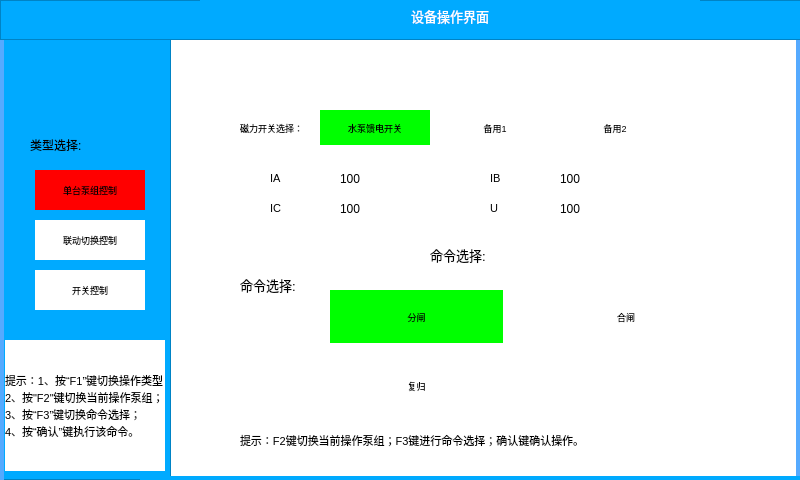
<?xml version="1.0" encoding="UTF-8"?>
<ui version="4.0">
 <class>Control</class>
 <widget class="QWidget" name="Control">
  <property name="geometry">
   <rect>
    <x>0</x>
    <y>0</y>
    <width>800</width>
    <height>480</height>
   </rect>
  </property>
  <property name="font">
   <font>
    <pointsize>8</pointsize>
   </font>
  </property>
  <property name="windowTitle">
   <string>Form</string>
  </property>
  <property name="styleSheet">
   <string notr="true">background-color: rgb(255, 255, 255);</string>
  </property>
  <widget class="QLabel" name="label_14">
   <property name="geometry">
    <rect>
     <x>5</x>
     <y>340</y>
     <width>160</width>
     <height>131</height>
    </rect>
   </property>
   <property name="font">
    <font>
     <pointsize>8</pointsize>
    </font>
   </property>
   <property name="styleSheet">
    <string notr="true"/>
   </property>
   <property name="text">
    <string>提示：1、按“F1”键切换操作类型；
2、按&quot;F2&quot;键切换当前操作泵组；
3、按“F3”键切换命令选择；
4、按“确认”键执行该命令。</string>
   </property>
  </widget>
  <widget class="QLabel" name="label_10">
   <property name="geometry">
    <rect>
     <x>796</x>
     <y>40</y>
     <width>4</width>
     <height>440</height>
    </rect>
   </property>
   <property name="styleSheet">
    <string notr="true">background-color: rgb(85, 170, 255);</string>
   </property>
   <property name="text">
    <string/>
   </property>
  </widget>
  <widget class="QWidget" name="widget_2" native="true">
   <property name="geometry">
    <rect>
     <x>180</x>
     <y>110</y>
     <width>580</width>
     <height>310</height>
    </rect>
   </property>
   <widget class="QLabel" name="label_One_switch_Tow">
    <property name="geometry">
     <rect>
      <x>230</x>
      <y>60</y>
      <width>173</width>
      <height>53</height>
     </rect>
    </property>
    <property name="font">
     <font>
      <pointsize>7</pointsize>
     </font>
    </property>
    <property name="styleSheet">
     <string notr="true">background-color: rgb(0, 255, 0);</string>
    </property>
    <property name="text">
     <string>1#&lt;-切换-&gt;2#</string>
    </property>
    <property name="alignment">
     <set>Qt::AlignCenter</set>
    </property>
   </widget>
   <widget class="QLabel" name="label_One_switch_Three">
    <property name="geometry">
     <rect>
      <x>230</x>
      <y>130</y>
      <width>173</width>
      <height>53</height>
     </rect>
    </property>
    <property name="font">
     <font>
      <pointsize>7</pointsize>
     </font>
    </property>
    <property name="styleSheet">
     <string notr="true">background-color: rgb(255, 255, 255);</string>
    </property>
    <property name="text">
     <string>3#&lt;-切换-&gt;4#</string>
    </property>
    <property name="alignment">
     <set>Qt::AlignCenter</set>
    </property>
   </widget>
   <widget class="QLabel" name="label_11">
    <property name="geometry">
     <rect>
      <x>20</x>
      <y>20</y>
      <width>101</width>
      <height>17</height>
     </rect>
    </property>
    <property name="font">
     <font>
      <pointsize>10</pointsize>
     </font>
    </property>
    <property name="text">
     <string>泵组切换选择：</string>
    </property>
   </widget>
   <widget class="QLabel" name="label_12">
    <property name="geometry">
     <rect>
      <x>10</x>
      <y>280</y>
      <width>461</width>
      <height>21</height>
     </rect>
    </property>
    <property name="font">
     <font>
      <pointsize>8</pointsize>
     </font>
    </property>
    <property name="styleSheet">
     <string notr="true"/>
    </property>
    <property name="text">
     <string>提示：F2键进行泵组切换选择;确认键确认操作。</string>
    </property>
   </widget>
   <widget class="QLabel" name="label_15">
    <property name="geometry">
     <rect>
      <x>70</x>
      <y>80</y>
      <width>141</width>
      <height>20</height>
     </rect>
    </property>
    <property name="font">
     <font>
      <pointsize>9</pointsize>
     </font>
    </property>
    <property name="text">
     <string>负压泵组1/2一键切换:</string>
    </property>
   </widget>
   <widget class="QLabel" name="label_16">
    <property name="geometry">
     <rect>
      <x>70</x>
      <y>150</y>
      <width>141</width>
      <height>20</height>
     </rect>
    </property>
    <property name="font">
     <font>
      <pointsize>9</pointsize>
     </font>
    </property>
    <property name="text">
     <string>负压泵组3/4一键切换:</string>
    </property>
   </widget>
  </widget>
  <widget class="QFrame" name="frame_2">
   <property name="geometry">
    <rect>
     <x>0</x>
     <y>0</y>
     <width>171</width>
     <height>480</height>
    </rect>
   </property>
   <property name="styleSheet">
    <string notr="true">background-color: rgb(0, 170, 255);
</string>
   </property>
   <property name="frameShape">
    <enum>QFrame::StyledPanel</enum>
   </property>
   <property name="frameShadow">
    <enum>QFrame::Raised</enum>
   </property>
   <property name="lineWidth">
    <number>1</number>
   </property>
   <widget class="QLabel" name="label_pumpopera">
    <property name="geometry">
     <rect>
      <x>35</x>
      <y>170</y>
      <width>110</width>
      <height>40</height>
     </rect>
    </property>
    <property name="font">
     <font>
      <pointsize>7</pointsize>
     </font>
    </property>
    <property name="styleSheet">
     <string notr="true">background-color: rgb(255,0, 0);</string>
    </property>
    <property name="text">
     <string>单台泵组控制</string>
    </property>
    <property name="alignment">
     <set>Qt::AlignCenter</set>
    </property>
   </widget>
   <widget class="QLabel" name="label_Jointopera">
    <property name="geometry">
     <rect>
      <x>35</x>
      <y>220</y>
      <width>110</width>
      <height>40</height>
     </rect>
    </property>
    <property name="font">
     <font>
      <pointsize>7</pointsize>
     </font>
    </property>
    <property name="styleSheet">
     <string notr="true">background-color: rgb(255, 255, 255);</string>
    </property>
    <property name="text">
     <string>联动切换控制</string>
    </property>
    <property name="alignment">
     <set>Qt::AlignCenter</set>
    </property>
   </widget>
   <widget class="QLabel" name="label_3">
    <property name="geometry">
     <rect>
      <x>30</x>
      <y>130</y>
      <width>70</width>
      <height>30</height>
     </rect>
    </property>
    <property name="font">
     <font>
      <pointsize>9</pointsize>
     </font>
    </property>
    <property name="text">
     <string>类型选择:</string>
    </property>
   </widget>
   <widget class="QLabel" name="label_feedopera">
    <property name="geometry">
     <rect>
      <x>35</x>
      <y>270</y>
      <width>110</width>
      <height>40</height>
     </rect>
    </property>
    <property name="font">
     <font>
      <pointsize>7</pointsize>
     </font>
    </property>
    <property name="styleSheet">
     <string notr="true">background-color: rgb(255, 255, 255);</string>
    </property>
    <property name="text">
     <string>开关控制</string>
    </property>
    <property name="alignment">
     <set>Qt::AlignCenter</set>
    </property>
   </widget>
  </widget>
  <widget class="QFrame" name="frame">
   <property name="geometry">
    <rect>
     <x>0</x>
     <y>0</y>
     <width>801</width>
     <height>40</height>
    </rect>
   </property>
   <property name="styleSheet">
    <string notr="true">background-color: rgb(0, 170, 255);
</string>
   </property>
   <property name="frameShape">
    <enum>QFrame::StyledPanel</enum>
   </property>
   <property name="frameShadow">
    <enum>QFrame::Raised</enum>
   </property>
   <property name="lineWidth">
    <number>1</number>
   </property>
   <widget class="QLabel" name="label_7">
    <property name="geometry">
     <rect>
      <x>200</x>
      <y>0</y>
      <width>500</width>
      <height>31</height>
     </rect>
    </property>
    <property name="font">
     <font>
      <pointsize>10</pointsize>
     </font>
    </property>
    <property name="styleSheet">
     <string notr="true">color: rgb(255, 255, 255);</string>
    </property>
    <property name="text">
     <string>设备操作界面</string>
    </property>
    <property name="alignment">
     <set>Qt::AlignCenter</set>
    </property>
   </widget>
  </widget>
  <widget class="QLabel" name="label_8">
   <property name="geometry">
    <rect>
     <x>0</x>
     <y>40</y>
     <width>4</width>
     <height>440</height>
    </rect>
   </property>
   <property name="styleSheet">
    <string notr="true">background-color: rgb(85, 170, 255);</string>
   </property>
   <property name="text">
    <string/>
   </property>
  </widget>
  <widget class="QLabel" name="label_13">
   <property name="geometry">
    <rect>
     <x>140</x>
     <y>476</y>
     <width>664</width>
     <height>4</height>
    </rect>
   </property>
   <property name="styleSheet">
    <string notr="true">background-color: rgb(0, 170, 255);</string>
   </property>
   <property name="text">
    <string/>
   </property>
  </widget>
  <widget class="QWidget" name="widget" native="true">
   <property name="geometry">
    <rect>
     <x>200</x>
     <y>50</y>
     <width>580</width>
     <height>410</height>
    </rect>
   </property>
   <widget class="QLabel" name="label_CarshStop">
    <property name="geometry">
     <rect>
      <x>310</x>
      <y>170</y>
      <width>172</width>
      <height>52</height>
     </rect>
    </property>
    <property name="font">
     <font>
      <pointsize>7</pointsize>
     </font>
    </property>
    <property name="styleSheet">
     <string notr="true">background-color: rgb(255, 255, 255);</string>
    </property>
    <property name="text">
     <string>急停</string>
    </property>
    <property name="alignment">
     <set>Qt::AlignCenter</set>
    </property>
   </widget>
   <widget class="QLabel" name="label_OneKeyClose">
    <property name="geometry">
     <rect>
      <x>310</x>
      <y>100</y>
      <width>172</width>
      <height>53</height>
     </rect>
    </property>
    <property name="font">
     <font>
      <pointsize>7</pointsize>
     </font>
    </property>
    <property name="styleSheet">
     <string notr="true">background-color: rgb(255, 255, 255);</string>
    </property>
    <property name="text">
     <string>一键关闭</string>
    </property>
    <property name="alignment">
     <set>Qt::AlignCenter</set>
    </property>
   </widget>
   <widget class="QLabel" name="label_pumpgroup1">
    <property name="geometry">
     <rect>
      <x>90</x>
      <y>30</y>
      <width>80</width>
      <height>35</height>
     </rect>
    </property>
    <property name="font">
     <font>
      <pointsize>7</pointsize>
     </font>
    </property>
    <property name="styleSheet">
     <string notr="true">background-color: rgb(0, 255, 0);</string>
    </property>
    <property name="text">
     <string>1#负压泵组</string>
    </property>
    <property name="alignment">
     <set>Qt::AlignCenter</set>
    </property>
   </widget>
   <widget class="QLabel" name="label_pumproom">
    <property name="geometry">
     <rect>
      <x>450</x>
      <y>30</y>
      <width>80</width>
      <height>35</height>
     </rect>
    </property>
    <property name="font">
     <font>
      <pointsize>7</pointsize>
     </font>
    </property>
    <property name="styleSheet">
     <string notr="true">background-color: rgb(255, 255, 255);</string>
    </property>
    <property name="text">
     <string>泵房</string>
    </property>
    <property name="alignment">
     <set>Qt::AlignCenter</set>
    </property>
   </widget>
   <widget class="QLabel" name="label_pumpgroup2">
    <property name="geometry">
     <rect>
      <x>180</x>
      <y>30</y>
      <width>80</width>
      <height>35</height>
     </rect>
    </property>
    <property name="font">
     <font>
      <pointsize>7</pointsize>
     </font>
    </property>
    <property name="styleSheet">
     <string notr="true">background-color: rgb(255, 255, 255);</string>
    </property>
    <property name="text">
     <string>2#负压泵组</string>
    </property>
    <property name="alignment">
     <set>Qt::AlignCenter</set>
    </property>
   </widget>
   <widget class="QLabel" name="label_pumpgroup3">
    <property name="geometry">
     <rect>
      <x>270</x>
      <y>30</y>
      <width>80</width>
      <height>35</height>
     </rect>
    </property>
    <property name="font">
     <font>
      <pointsize>7</pointsize>
     </font>
    </property>
    <property name="styleSheet">
     <string notr="true">background-color: rgb(255, 255, 255);</string>
    </property>
    <property name="text">
     <string>3#负压泵组</string>
    </property>
    <property name="alignment">
     <set>Qt::AlignCenter</set>
    </property>
   </widget>
   <widget class="QLabel" name="label">
    <property name="geometry">
     <rect>
      <x>10</x>
      <y>33</y>
      <width>70</width>
      <height>30</height>
     </rect>
    </property>
    <property name="font">
     <font>
      <pointsize>7</pointsize>
     </font>
    </property>
    <property name="text">
     <string>当前操作泵组：</string>
    </property>
   </widget>
   <widget class="QLabel" name="label_5">
    <property name="geometry">
     <rect>
      <x>10</x>
      <y>80</y>
      <width>70</width>
      <height>30</height>
     </rect>
    </property>
    <property name="font">
     <font>
      <pointsize>10</pointsize>
     </font>
    </property>
    <property name="text">
     <string>命令选择:</string>
    </property>
   </widget>
   <widget class="QLabel" name="label_OneKeyOpen">
    <property name="geometry">
     <rect>
      <x>100</x>
      <y>100</y>
      <width>173</width>
      <height>53</height>
     </rect>
    </property>
    <property name="font">
     <font>
      <pointsize>7</pointsize>
     </font>
    </property>
    <property name="styleSheet">
     <string notr="true">background-color: rgb(0, 255, 0);</string>
    </property>
    <property name="text">
     <string>一键启动</string>
    </property>
    <property name="alignment">
     <set>Qt::AlignCenter</set>
    </property>
   </widget>
   <widget class="QLabel" name="label_OverHaul">
    <property name="geometry">
     <rect>
      <x>100</x>
      <y>170</y>
      <width>173</width>
      <height>52</height>
     </rect>
    </property>
    <property name="font">
     <font>
      <pointsize>7</pointsize>
     </font>
    </property>
    <property name="styleSheet">
     <string notr="true">background-color: rgb(255, 255, 255);</string>
    </property>
    <property name="text">
     <string>检修</string>
    </property>
    <property name="alignment">
     <set>Qt::AlignCenter</set>
    </property>
   </widget>
   <widget class="QLabel" name="label_6">
    <property name="geometry">
     <rect>
      <x>10</x>
      <y>380</y>
      <width>461</width>
      <height>21</height>
     </rect>
    </property>
    <property name="font">
     <font>
      <pointsize>8</pointsize>
     </font>
    </property>
    <property name="styleSheet">
     <string notr="true"/>
    </property>
    <property name="text">
     <string>提示：F2键切换当前操作泵组；F3键进行命令选择；确认键确认操作。</string>
    </property>
   </widget>
   <widget class="QLabel" name="label_pumpgroup4">
    <property name="geometry">
     <rect>
      <x>360</x>
      <y>30</y>
      <width>80</width>
      <height>35</height>
     </rect>
    </property>
    <property name="font">
     <font>
      <pointsize>7</pointsize>
     </font>
    </property>
    <property name="styleSheet">
     <string notr="true">background-color: rgb(255, 255, 255);</string>
    </property>
    <property name="text">
     <string>4#负压泵组</string>
    </property>
    <property name="alignment">
     <set>Qt::AlignCenter</set>
    </property>
   </widget>
   <widget class="QLabel" name="label_OneKeyClose1">
    <property name="geometry">
     <rect>
      <x>310</x>
      <y>170</y>
      <width>172</width>
      <height>52</height>
     </rect>
    </property>
    <property name="font">
     <font>
      <pointsize>7</pointsize>
     </font>
    </property>
    <property name="styleSheet">
     <string notr="true">background-color: rgb(255, 255, 255);</string>
    </property>
    <property name="text">
     <string>一键关闭</string>
    </property>
    <property name="alignment">
     <set>Qt::AlignCenter</set>
    </property>
   </widget>
   <widget class="QLabel" name="label_OneKeyOpen1">
    <property name="geometry">
     <rect>
      <x>100</x>
      <y>170</y>
      <width>173</width>
      <height>52</height>
     </rect>
    </property>
    <property name="font">
     <font>
      <pointsize>7</pointsize>
     </font>
    </property>
    <property name="styleSheet">
     <string notr="true">background-color: rgb(255, 255, 255);</string>
    </property>
    <property name="text">
     <string>一键启动</string>
    </property>
    <property name="alignment">
     <set>Qt::AlignCenter</set>
    </property>
   </widget>
   <widget class="QLabel" name="label_waterpumpA">
    <property name="geometry">
     <rect>
      <x>40</x>
      <y>120</y>
      <width>51</width>
      <height>20</height>
     </rect>
    </property>
    <property name="font">
     <font>
      <pointsize>9</pointsize>
     </font>
    </property>
    <property name="text">
     <string>1#水泵:</string>
    </property>
   </widget>
   <widget class="QLabel" name="label_waterpumpB">
    <property name="geometry">
     <rect>
      <x>40</x>
      <y>190</y>
      <width>51</width>
      <height>20</height>
     </rect>
    </property>
    <property name="font">
     <font>
      <pointsize>9</pointsize>
     </font>
    </property>
    <property name="text">
     <string>2#水泵:</string>
    </property>
   </widget>
   <widget class="QLabel" name="label_waterpumpC">
    <property name="geometry">
     <rect>
      <x>40</x>
      <y>260</y>
      <width>51</width>
      <height>20</height>
     </rect>
    </property>
    <property name="font">
     <font>
      <pointsize>9</pointsize>
     </font>
    </property>
    <property name="text">
     <string>3#水泵:</string>
    </property>
   </widget>
   <widget class="QLabel" name="label_OneKeyOpen2">
    <property name="geometry">
     <rect>
      <x>100</x>
      <y>240</y>
      <width>173</width>
      <height>52</height>
     </rect>
    </property>
    <property name="font">
     <font>
      <pointsize>7</pointsize>
     </font>
    </property>
    <property name="styleSheet">
     <string notr="true">background-color: rgb(255, 255, 255);</string>
    </property>
    <property name="text">
     <string>一键启动</string>
    </property>
    <property name="alignment">
     <set>Qt::AlignCenter</set>
    </property>
   </widget>
   <widget class="QLabel" name="label_OneKeyClose2">
    <property name="geometry">
     <rect>
      <x>310</x>
      <y>240</y>
      <width>172</width>
      <height>52</height>
     </rect>
    </property>
    <property name="font">
     <font>
      <pointsize>7</pointsize>
     </font>
    </property>
    <property name="styleSheet">
     <string notr="true">background-color: rgb(255, 255, 255);</string>
    </property>
    <property name="text">
     <string>一键关闭</string>
    </property>
    <property name="alignment">
     <set>Qt::AlignCenter</set>
    </property>
   </widget>
   <widget class="QLabel" name="label_waterpumpD">
    <property name="geometry">
     <rect>
      <x>40</x>
      <y>330</y>
      <width>51</width>
      <height>20</height>
     </rect>
    </property>
    <property name="font">
     <font>
      <pointsize>9</pointsize>
     </font>
    </property>
    <property name="text">
     <string>4#水泵:</string>
    </property>
   </widget>
   <widget class="QLabel" name="label_OneKeyOpen3">
    <property name="geometry">
     <rect>
      <x>100</x>
      <y>310</y>
      <width>173</width>
      <height>52</height>
     </rect>
    </property>
    <property name="font">
     <font>
      <pointsize>7</pointsize>
     </font>
    </property>
    <property name="styleSheet">
     <string notr="true">background-color: rgb(255, 255, 255);</string>
    </property>
    <property name="text">
     <string>一键启动</string>
    </property>
    <property name="alignment">
     <set>Qt::AlignCenter</set>
    </property>
   </widget>
   <widget class="QLabel" name="label_OneKeyClose3">
    <property name="geometry">
     <rect>
      <x>310</x>
      <y>310</y>
      <width>172</width>
      <height>52</height>
     </rect>
    </property>
    <property name="font">
     <font>
      <pointsize>7</pointsize>
     </font>
    </property>
    <property name="styleSheet">
     <string notr="true">background-color: rgb(255, 255, 255);</string>
    </property>
    <property name="text">
     <string>一键关闭</string>
    </property>
    <property name="alignment">
     <set>Qt::AlignCenter</set>
    </property>
   </widget>
  </widget>
  <widget class="QWidget" name="widget_3" native="true">
   <property name="geometry">
    <rect>
     <x>190</x>
     <y>60</y>
     <width>580</width>
     <height>400</height>
    </rect>
   </property>
   <widget class="QLabel" name="label_SwitchON">
    <property name="geometry">
     <rect>
      <x>350</x>
      <y>230</y>
      <width>172</width>
      <height>53</height>
     </rect>
    </property>
    <property name="font">
     <font>
      <pointsize>7</pointsize>
     </font>
    </property>
    <property name="styleSheet">
     <string notr="true">background-color: rgb(255, 255, 255);</string>
    </property>
    <property name="text">
     <string>合闸</string>
    </property>
    <property name="alignment">
     <set>Qt::AlignCenter</set>
    </property>
   </widget>
   <widget class="QLabel" name="label_feed1">
    <property name="geometry">
     <rect>
      <x>130</x>
      <y>50</y>
      <width>110</width>
      <height>35</height>
     </rect>
    </property>
    <property name="font">
     <font>
      <pointsize>7</pointsize>
     </font>
    </property>
    <property name="styleSheet">
     <string notr="true">background-color: rgb(0, 255, 0);</string>
    </property>
    <property name="text">
     <string>水泵馈电开关</string>
    </property>
    <property name="alignment">
     <set>Qt::AlignCenter</set>
    </property>
   </widget>
   <widget class="QLabel" name="label_feed2">
    <property name="geometry">
     <rect>
      <x>250</x>
      <y>50</y>
      <width>110</width>
      <height>35</height>
     </rect>
    </property>
    <property name="font">
     <font>
      <pointsize>7</pointsize>
     </font>
    </property>
    <property name="styleSheet">
     <string notr="true">background-color: rgb(255, 255, 255);</string>
    </property>
    <property name="text">
     <string>备用1</string>
    </property>
    <property name="alignment">
     <set>Qt::AlignCenter</set>
    </property>
   </widget>
   <widget class="QLabel" name="label_4">
    <property name="geometry">
     <rect>
      <x>50</x>
      <y>53</y>
      <width>70</width>
      <height>30</height>
     </rect>
    </property>
    <property name="font">
     <font>
      <pointsize>7</pointsize>
     </font>
    </property>
    <property name="text">
     <string>磁力开关选择：</string>
    </property>
   </widget>
   <widget class="QLabel" name="label_17">
    <property name="geometry">
     <rect>
      <x>50</x>
      <y>210</y>
      <width>70</width>
      <height>30</height>
     </rect>
    </property>
    <property name="font">
     <font>
      <pointsize>10</pointsize>
     </font>
    </property>
    <property name="text">
     <string>命令选择:</string>
    </property>
   </widget>
   <widget class="QLabel" name="label_SwitchOFF">
    <property name="geometry">
     <rect>
      <x>140</x>
      <y>230</y>
      <width>173</width>
      <height>53</height>
     </rect>
    </property>
    <property name="font">
     <font>
      <pointsize>7</pointsize>
     </font>
    </property>
    <property name="styleSheet">
     <string notr="true">background-color: rgb(0, 255, 0);</string>
    </property>
    <property name="text">
     <string>分闸</string>
    </property>
    <property name="alignment">
     <set>Qt::AlignCenter</set>
    </property>
   </widget>
   <widget class="QLabel" name="label_Reset">
    <property name="geometry">
     <rect>
      <x>140</x>
      <y>300</y>
      <width>173</width>
      <height>52</height>
     </rect>
    </property>
    <property name="font">
     <font>
      <pointsize>7</pointsize>
     </font>
    </property>
    <property name="styleSheet">
     <string notr="true">background-color: rgb(255, 255, 255);</string>
    </property>
    <property name="text">
     <string>复归</string>
    </property>
    <property name="alignment">
     <set>Qt::AlignCenter</set>
    </property>
   </widget>
   <widget class="QLabel" name="label_18">
    <property name="geometry">
     <rect>
      <x>50</x>
      <y>370</y>
      <width>461</width>
      <height>21</height>
     </rect>
    </property>
    <property name="font">
     <font>
      <pointsize>8</pointsize>
     </font>
    </property>
    <property name="styleSheet">
     <string notr="true"/>
    </property>
    <property name="text">
     <string>提示：F2键切换当前操作泵组；F3键进行命令选择；确认键确认操作。</string>
    </property>
   </widget>
   <widget class="QLabel" name="label_19">
    <property name="geometry">
     <rect>
      <x>80</x>
      <y>110</y>
      <width>67</width>
      <height>17</height>
     </rect>
    </property>
    <property name="text">
     <string>IA</string>
    </property>
   </widget>
   <widget class="QLabel" name="label_20">
    <property name="geometry">
     <rect>
      <x>300</x>
      <y>110</y>
      <width>67</width>
      <height>17</height>
     </rect>
    </property>
    <property name="text">
     <string>IB</string>
    </property>
   </widget>
   <widget class="QLabel" name="label_21">
    <property name="geometry">
     <rect>
      <x>80</x>
      <y>140</y>
      <width>67</width>
      <height>17</height>
     </rect>
    </property>
    <property name="text">
     <string>IC</string>
    </property>
   </widget>
   <widget class="QLabel" name="label_feedIC">
    <property name="geometry">
     <rect>
      <x>150</x>
      <y>140</y>
      <width>67</width>
      <height>17</height>
     </rect>
    </property>
    <property name="font">
     <font>
      <pointsize>9</pointsize>
     </font>
    </property>
    <property name="text">
     <string>100</string>
    </property>
   </widget>
   <widget class="QLabel" name="label_feedIB">
    <property name="geometry">
     <rect>
      <x>370</x>
      <y>110</y>
      <width>67</width>
      <height>17</height>
     </rect>
    </property>
    <property name="font">
     <font>
      <pointsize>9</pointsize>
     </font>
    </property>
    <property name="text">
     <string>100</string>
    </property>
   </widget>
   <widget class="QLabel" name="label_feedIA">
    <property name="geometry">
     <rect>
      <x>150</x>
      <y>110</y>
      <width>67</width>
      <height>17</height>
     </rect>
    </property>
    <property name="font">
     <font>
      <pointsize>9</pointsize>
     </font>
    </property>
    <property name="text">
     <string>100</string>
    </property>
   </widget>
   <widget class="QLabel" name="label_feedUs">
    <property name="geometry">
     <rect>
      <x>370</x>
      <y>140</y>
      <width>67</width>
      <height>17</height>
     </rect>
    </property>
    <property name="font">
     <font>
      <pointsize>9</pointsize>
     </font>
    </property>
    <property name="text">
     <string>100</string>
    </property>
   </widget>
   <widget class="QLabel" name="label_28">
    <property name="geometry">
     <rect>
      <x>300</x>
      <y>140</y>
      <width>67</width>
      <height>17</height>
     </rect>
    </property>
    <property name="text">
     <string>U</string>
    </property>
   </widget>
   <widget class="QLabel" name="label_feedStatue">
    <property name="geometry">
     <rect>
      <x>240</x>
      <y>180</y>
      <width>70</width>
      <height>30</height>
     </rect>
    </property>
    <property name="font">
     <font>
      <pointsize>10</pointsize>
     </font>
    </property>
    <property name="text">
     <string>命令选择:</string>
    </property>
   </widget>
   <widget class="QLabel" name="label_feed3">
    <property name="geometry">
     <rect>
      <x>370</x>
      <y>50</y>
      <width>110</width>
      <height>35</height>
     </rect>
    </property>
    <property name="font">
     <font>
      <pointsize>7</pointsize>
     </font>
    </property>
    <property name="styleSheet">
     <string notr="true">background-color: rgb(255, 255, 255);</string>
    </property>
    <property name="text">
     <string>备用2</string>
    </property>
    <property name="alignment">
     <set>Qt::AlignCenter</set>
    </property>
   </widget>
  </widget>
  <zorder>label_10</zorder>
  <zorder>widget_2</zorder>
  <zorder>frame_2</zorder>
  <zorder>frame</zorder>
  <zorder>label_8</zorder>
  <zorder>label_13</zorder>
  <zorder>label_14</zorder>
  <zorder>widget</zorder>
  <zorder>widget_3</zorder>
 </widget>
 <resources/>
 <connections/>
</ui>
